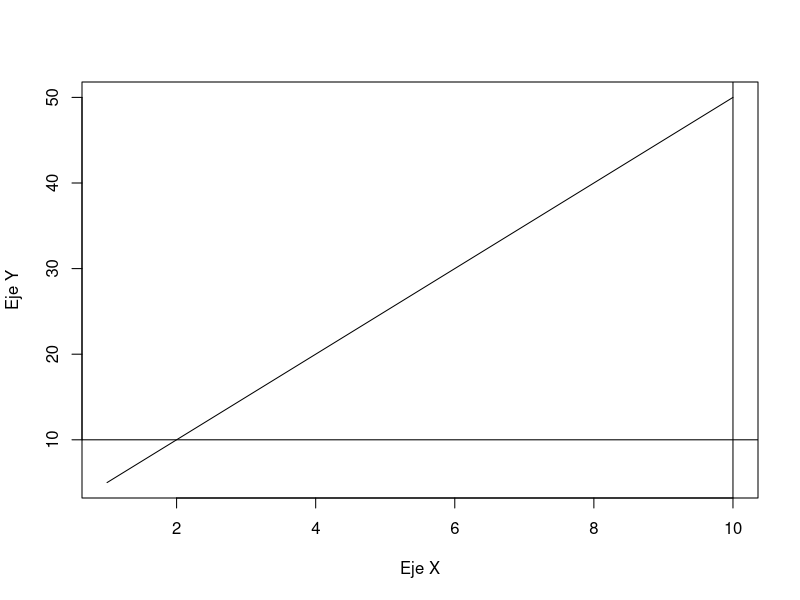
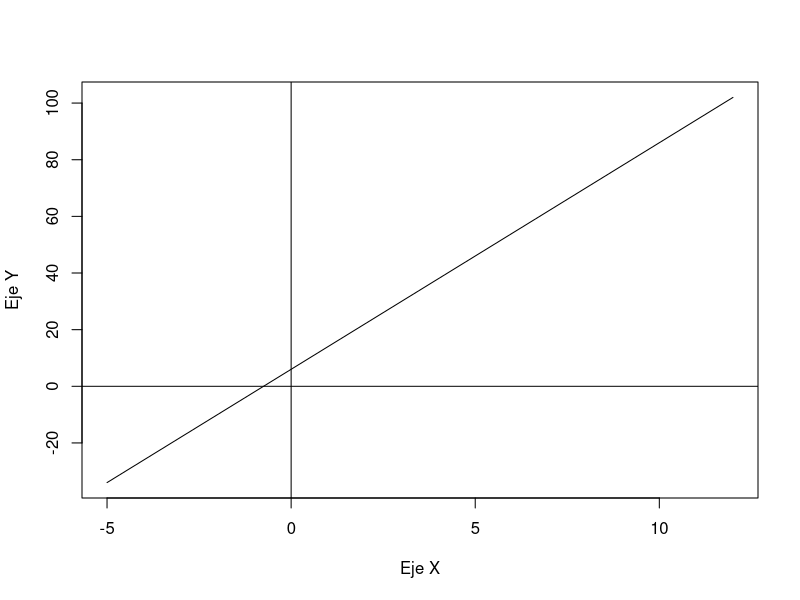
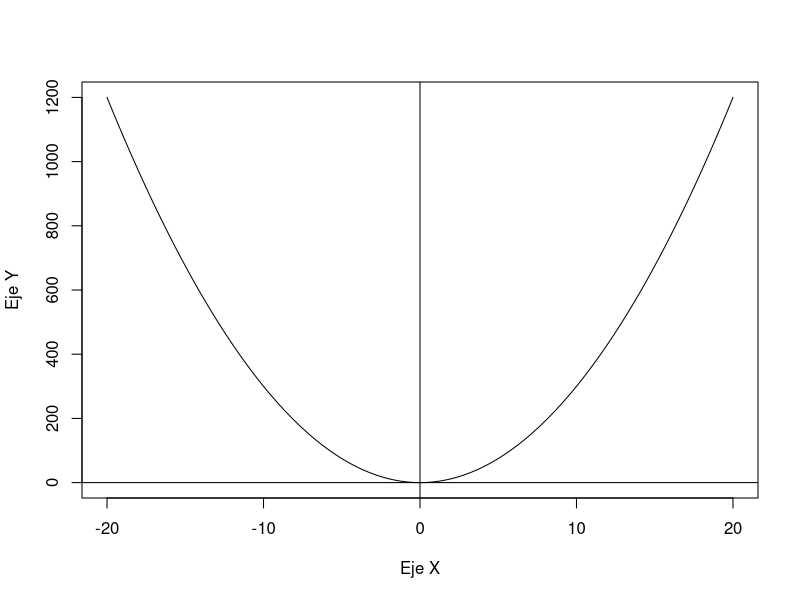

These charts were generated, in order, by the following R code: (Note: this script raises an error after producing the figures.)
#Linea recta 1
m <- 5 #pendiente
b <- 0 #interseccion

#Funcion de la linea recta
f <- function(m, b, x){
  return(m * x + b)
}

x <- seq(1, 10, 0.01)#vector de 1 a 10
y <- f(m, b, x) #evaluamos

plot(x, y, type = "l", xlab = "Eje X", ylab = "Eje Y") #graficamos
abline(h = 10, v = 10) #Linea horizontal en y=10 y linea vertical en x=10

#Linea recta 2
m <- 8 #pendiente
b <- 6 #interseccion

#Funcion de la linea recta
f <- function(m, b, x){
  return(m * x + b)
}

x <- seq(-5, 12, 0.1)#vector de -5 a 12
y <- f(m, b, x) #evaluamos

plot(x, y, type = "l", xlab = "Eje X", ylab = "Eje Y") #graficamos
abline(h = 0, v = 0) #Linea horizontal en y=0 y linea vertical en x=0


#Parabola 1
g <- function(x){
  return(3*x^2)
}

x <- seq(-20, 20, 0.1)#vector de -20 a 20
y <- g(x)

plot(x, y, type = "l", xlab = "Eje X", ylab = "Eje Y") #graficamos
abline(h = 0, v = 0) #lineas en x=0 y y=0

#Parabola 2
g <- function(y){
  return(y^2)
}

x <- g(y)
y <- seq(-10, 10, 0.1)#vector de -20 a 20

plot(x, y, type = "l", xlab = "Eje X", ylab = "Eje Y") #graficamos
abline(h = 0, v = 0) #lineas en x=0 y y=0


#Circunferencia 1
circunferencia <- function(h, k, r){
  if (r >= 0){ # r tiene que ser positivo
    if (r == 0){ # si es r = 0, entonces es un punto
      plot(x = h, y = k, xlab = "Eje X", ylab = "Eje Y") # grafica del punto
    } else{
      x <- seq(h - r, h + r, 0.01) # ya que no podemos graficar en todo R^2
      ypositiva <- k + sqrt(r^2 - ((x - h)^2)) # parte positiva de la circunferencia
      ynegativa <- k - sqrt(r^2 - ((x - h)^2)) # parte negativa de la circunferencia
      # graficamos primero la parte positiva
      plot(x, ypositiva, type = "l", xlim = c(h - (r + 1), h + (r + 1)), ylim = c(k - (r + 1), k + (r + 1)),
           xlab = "Eje X", ylab = "Eje Y")
      lines(x, ynegativa, type = "l") # agregamos la parte negativa
      abline(h = 0, v = 0) # agregamos los ejes
      points(x = h, y = k, col = "red") # dibujamos el centro
    }
  } else{
    return(print("El radio no es positivo."))
  }
}

# ejecutamos la funcion
circunferencia(0, 0, 5)

#Circunferencia 2
circunferencia <- function(h, k, r){
  if (r >= 0){ # r tiene que ser positivo
    if (r == 0){ # si es r = 0, entonces es un punto
      plot(x = h, y = k, xlab = "Eje X", ylab = "Eje Y") # grafica del punto
    } else{
      x <- seq(h - r, h + r, 0.01) # ya que no podemos graficar en todo R^2
      ypositiva <- k + sqrt(r^2 - ((x - h)^2)) # parte positiva de la circunferencia
      ynegativa <- k - sqrt(r^2 - ((x - h)^2)) # parte negativa de la circunferencia
      # graficamos primero la parte positiva
      plot(x, ypositiva, type = "l", xlim = c(h - (r + 1), h + (r + 1)), ylim = c(k - (r + 1), k + (r + 1)),
           xlab = "Eje X", ylab = "Eje Y")
      lines(x, ynegativa, type = "l") # agregamos la parte negativa
      abline(h = 0, v = 0) # agregamos los ejes
      points(x = h, y = k, col = "red") # dibujamos el centro
    }
  } else{
    return(print("El radio no es positivo."))
  }
}

# ejecutamos la funcion
circunferencia(5, 1, 10)


#Elipse 1
elipse <- function(h, k, a, b, horizontal){
  if (a > b){ # a tiene que ser mayor que b
    c <- sqrt(a^2 - b^2) # calculamos c
    if (horizontal){ # si es una elipse horizontal
      x <- seq(h - a, h + a, 0.01) #definimos el dominio
      ypositiva <- k + sqrt((b^2 - (b^2/a^2) * ((x - h)^2))) # parte positiva
      ynegativa <- k - sqrt((b^2 - (b^2/a^2) * ((x - h)^2))) # parte negativa
      # graficamos primero la parte positiva
      plot(x, ypositiva, type = "l", xlim = c(h - (a + 1), h + (a + 1)), ylim = c(k - (b + 1), k + (b + 1)),
           xlab = "Eje X", ylab = "Eje Y")
      lines(x, ynegativa, type = "l") # agregamos la parte negativa
      abline(h = 0, v = 0) # ejes coordenados
      points(x = c(h - c, h + c), y = c(k, k), col = "red") # focos
    } else{
      x <- seq(h - b, h + b, 0.01)
      ypositiva <- k + sqrt((a^2 - (a^2/b^2) * ((x - h)^2)))
      ynegativa <- k - sqrt((a^2 - (a^2/b^2) * ((x - h)^2)))
      plot(x, ypositiva, type = "l", xlim = c(h - (b + 1), h + (b + 1)), ylim = c(k - (a + 1), k + (a + 1)),
           xlab = "Eje X", ylab = "Eje Y")
      lines(x, ynegativa, type = "l")
      abline(h = 0, v = 0)
      points(x = c(h, h), y = c(k - c, k + c), col = "red")
    }
  } else {
    return(print("No cumple las condiciones para ser una elipse. (a no es mayor que b)"))
  }
}

elipse(5, 10, 6, 2, TRUE)

#Elipse 2
elipse <- function(h, k, a, b, horizontal){
  if (a > b){ # a tiene que ser mayor que b
    c <- sqrt(a^2 - b^2) # calculamos c
    if (horizontal){ # si es una elipse horizontal
      x <- seq(h - a, h + a, 0.01) #definimos el dominio
      ypositiva <- k + sqrt((b^2 - (b^2/a^2) * ((x - h)^2))) # parte positiva
      ynegativa <- k - sqrt((b^2 - (b^2/a^2) * ((x - h)^2))) # parte negativa
      # graficamos primero la parte positiva
      plot(x, ypositiva, type = "l", xlim = c(h - (a + 1), h + (a + 1)), ylim = c(k - (b + 1), k + (b + 1)),
           xlab = "Eje X", ylab = "Eje Y")
      lines(x, ynegativa, type = "l") # agregamos la parte negativa
      abline(h = 0, v = 0) # ejes coordenados
      points(x = c(h - c, h + c), y = c(k, k), col = "red") # focos
    } else{
      x <- seq(h - b, h + b, 0.01)
      ypositiva <- k + sqrt((a^2 - (a^2/b^2) * ((x - h)^2)))
      ynegativa <- k - sqrt((a^2 - (a^2/b^2) * ((x - h)^2)))
      plot(x, ypositiva, type = "l", xlim = c(h - (b + 1), h + (b + 1)), ylim = c(k - (a + 1), k + (a + 1)),
           xlab = "Eje X", ylab = "Eje Y")
      lines(x, ynegativa, type = "l")
      abline(h = 0, v = 0)
      points(x = c(h, h), y = c(k - c, k + c), col = "red")
    }
  } else {
    return(print("No cumple las condiciones para ser una elipse. (a no es mayor que b)"))
  }
}

elipse(3, 8, 6, 2, TRUE)


#Hiperbola 1
hiperbola <- function(h, k, a, b, horizontal){
  c <- sqrt(a^2 + b^2) # calculamos c
  if (horizontal){ # hiperbola sobre el eje x
    xizq <- seq(h - (a + 3), h - a, 0.01) # dominio izquierdo
    xder <- seq(h + a, h + (a + 3), 0.01) # dominio derecho
    yizqpositiva <- k + sqrt((b^2/a^2)*((xizq - h)^2) - b^2) 
    yderpositiva <- k + sqrt((b^2/a^2)*((xder - h)^2) - b^2) 
    yizqnegativa <- k - sqrt((b^2/a^2)*((xizq - h)^2) - b^2) 
    ydernegativa <- k - sqrt((b^2/a^2)*((xder - h)^2) - b^2) 
    # graficamos la parte positiva del dominio izquierdo
    plot(xizq, yizqpositiva, type = "l", xlim = c(h - (a + 4), h + (a + 4)), ylim = c(k - (b + 4), k + (b + 4)),
         xlab = "Eje X", ylab = "Eje Y")
    lines(xizq, yizqnegativa, type = "l") # agregamos parte negativa del dominio izquierdo
    lines(xder, ydernegativa, type = "l")
    lines(xder, yderpositiva, type = "l")
    lines(xizq, yizqpositiva, type = "l")
    abline(h = 0, v = 0) # ejes coordenados
    points(x = c(h - (a + c)), y = c(k), col = "red") # focos
    points(x = c(h + (a + c)), y = c(k), col = "red") # focos
  } else{ # hiperbola sobre el eje y
    yizq <- seq(k - (a + 3), k - a, 0.01) # rango inferior
    yder <- seq(k + a, k + (a + 3), 0.01) # rango superior
    xizqpositiva <- h + sqrt((b^2/a^2)*((yizq - k)^2) - b^2) # parte positiva del rango inferior
    xizqnegativa <- h - sqrt((b^2/a^2)*((yizq - k)^2) - b^2) # parte negativa del rango superior
    xderpositiva <- h + sqrt((b^2/a^2)*((yder - k)^2) - b^2) # parte positiva
    xdernegativa <- h - sqrt((b^2/a^2)*((yder - k)^2) - b^2) # parte negativa
    # graficamos
    plot(xizqpositiva, yizq,  type = "l", xlim = c(h - (b + 4), h + (b + 4)), ylim = c(k - (a + 4), k + (a + 4)),
         xlab = "Eje X", ylab = "Eje Y")
    lines(xizqnegativa, yizq, type = "l")
    lines(xizqpositiva, yizq, type = "l")
    lines(xdernegativa, yder, type = "l")
    lines(xderpositiva, yder, type = "l")
    abline(h = 0, v = 0)
    points(x = c(h), y = c(k - (a + c)), col = "red") # focos
    points(x = c(h), y = c(k + (a + c)), col = "red") # focos
  }
}

hiperbola(1, 2, 2, 3, FALSE)

#Hiperbola 2
hiperbola <- function(h, k, a, b, horizontal){
  c <- sqrt(a^2 + b^2) # calculamos c
  if (horizontal){ # hiperbola sobre el eje x
    xizq <- seq(h - (a + 3), h - a, 0.01) # dominio izquierdo
    xder <- seq(h + a, h + (a + 3), 0.01) # dominio derecho
    yizqpositiva <- k + sqrt((b^2/a^2)*((xizq - h)^2) - b^2) 
    yderpositiva <- k + sqrt((b^2/a^2)*((xder - h)^2) - b^2) 
    yizqnegativa <- k - sqrt((b^2/a^2)*((xizq - h)^2) - b^2) 
    ydernegativa <- k - sqrt((b^2/a^2)*((xder - h)^2) - b^2) 
    # graficamos la parte positiva del dominio izquierdo
    plot(xizq, yizqpositiva, type = "l", xlim = c(h - (a + 4), h + (a + 4)), ylim = c(k - (b + 4), k + (b + 4)),
         xlab = "Eje X", ylab = "Eje Y")
    lines(xizq, yizqnegativa, type = "l") # agregamos parte negativa del dominio izquierdo
    lines(xder, ydernegativa, type = "l")
    lines(xder, yderpositiva, type = "l")
    lines(xizq, yizqpositiva, type = "l")
    abline(h = 0, v = 0) # ejes coordenados
    points(x = c(h - (a + c)), y = c(k), col = "red") # focos
    points(x = c(h + (a + c)), y = c(k), col = "red") # focos
  } else{ # hiperbola sobre el eje y
    yizq <- seq(k - (a + 3), k - a, 0.01) # rango inferior
    yder <- seq(k + a, k + (a + 3), 0.01) # rango superior
    xizqpositiva <- h + sqrt((b^2/a^2)*((yizq - k)^2) - b^2) # parte positiva del rango inferior
    xizqnegativa <- h - sqrt((b^2/a^2)*((yizq - k)^2) - b^2) # parte negativa del rango superior
    xderpositiva <- h + sqrt((b^2/a^2)*((yder - k)^2) - b^2) # parte positiva
    xdernegativa <- h - sqrt((b^2/a^2)*((yder - k)^2) - b^2) # parte negativa
    # graficamos
    plot(xizqpositiva, yizq,  type = "l", xlim = c(h - (b + 4), h + (b + 4)), ylim = c(k - (a + 4), k + (a + 4)),
         xlab = "Eje X", ylab = "Eje Y")
    lines(xizqnegativa, yizq, type = "l")
    lines(xizqpositiva, yizq, type = "l")
    lines(xdernegativa, yder, type = "l")
    lines(xderpositiva, yder, type = "l")
    abline(h = 0, v = 0)
    points(x = c(h), y = c(k - (a + c)), col = "red") # focos
    points(x = c(h), y = c(k + (a + c)), col = "red") # focos
  }
}

hiperbola(0, 1, 1, 5, FALSE)

#Hiperbola 2
hiperbola <- function(h, k, a, b, horizontal){
  c <- sqrt(a^2 + b^2) # calculamos c
  if (horizontal){ # hiperbola sobre el eje x
    xizq <- seq(h - (a + 3), h - a, 0.01) # dominio izquierdo
    xder <- seq(h + a, h + (a + 3), 0.01) # dominio derecho
    yizqpositiva <- k + sqrt((b^2/a^2)*((xizq - h)^2) - b^2) 
    yderpositiva <- k + sqrt((b^2/a^2)*((xder - h)^2) - b^2) 
    yizqnegativa <- k - sqrt((b^2/a^2)*((xizq - h)^2) - b^2) 
    ydernegativa <- k - sqrt((b^2/a^2)*((xder - h)^2) - b^2) 
    # graficamos la parte positiva del dominio izquierdo
    plot(xizq, yizqpositiva, type = "l", xlim = c(h - (a + 4), h + (a + 4)), ylim = c(k - (b + 4), k + (b + 4)),
         xlab = "Eje X", ylab = "Eje Y")
    lines(xizq, yizqnegativa, type = "l") # agregamos parte negativa del dominio izquierdo
    lines(xder, ydernegativa, type = "l")
    lines(xder, yderpositiva, type = "l")
    lines(xizq, yizqpositiva, type = "l")
    abline(h = 0, v = 0) # ejes coordenados
    points(x = c(h - (a + c)), y = c(k), col = "red") # focos
    points(x = c(h + (a + c)), y = c(k), col = "red") # focos
  } else{ # hiperbola sobre el eje y
    yizq <- seq(k - (a + 3), k - a, 0.01) # rango inferior
    yder <- seq(k + a, k + (a + 3), 0.01) # rango superior
    xizqpositiva <- h + sqrt((b^2/a^2)*((yizq - k)^2) - b^2) # parte positiva del rango inferior
    xizqnegativa <- h - sqrt((b^2/a^2)*((yizq - k)^2) - b^2) # parte negativa del rango superior
    xderpositiva <- h + sqrt((b^2/a^2)*((yder - k)^2) - b^2) # parte positiva
    xdernegativa <- h - sqrt((b^2/a^2)*((yder - k)^2) - b^2) # parte negativa
    # graficamos
    plot(xizqpositiva, yizq,  type = "l", xlim = c(h - (b + 4), h + (b + 4)), ylim = c(k - (a + 4), k + (a + 4)),
         xlab = "Eje X", ylab = "Eje Y")
    lines(xizqnegativa, yizq, type = "l")
    lines(xizqpositiva, yizq, type = "l")
    lines(xdernegativa, yder, type = "l")
    lines(xderpositiva, yder, type = "l")
    abline(h = 0, v = 0)
    points(x = c(h), y = c(k - (a + c)), col = "red") # focos
    points(x = c(h), y = c(k + (a + c)), col = "red") # focos
  }
}

hiperbola(1, 2, 2, 3, TRUE)
